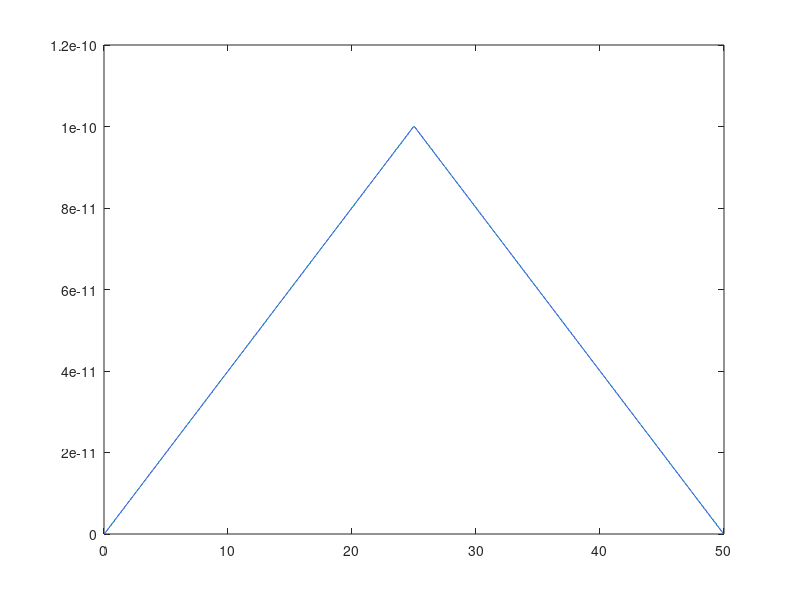

This figure's MATLAB source:
% It script creates a triangule wave as steps that increases progessive
clear all;clc;close all;
resol = 500; % Resolution
t_hold = 100e-3;
T = t_hold*resol;
%T = 7.65; % Signal's period

Imax = 100e-12;
Imin = 0.01e-12;
deltaI = (Imax - Imin)/(resol-1);
samplesPerHold = 100; 
deltat = (T/2)/(samplesPerHold*resol); % T/2 porque es para arriba y para abjao en el mismo periodo
t = 0:deltat:T;
len_t = length(t);

if (rem(len_t,2) ~= 0 )
    t = 0:deltat:T-deltat;
    len_t = length(t);
end

I_ph = zeros(1,len_t);
I = Imin;
i = 0;
while ( i<=len_t)
    
    if ( i < len_t/2)
        
        I_ph(i+1:i+samplesPerHold) = I;
        I = I + deltaI;
        
        
    else
        
        I = I - deltaI;
        I_ph(i+1:i+samplesPerHold) = I;
       
    end
    
    if ( i + samplesPerHold <len_t)
        i = i+samplesPerHold;
    else
        i = len_t + 1;
    end
    
end

nameSignalOutput = 'trianguleWave_ATIS';
signal(:,1) = t';
signal(:,2) = I_ph';

cd('/home/netware/users/jpgironruiz/Desktop/Documents/Cadence_analysis/Simulation_cameras/SIMTEST2/input_SIMTEST2')
dlmwrite(strcat(nameSignalOutput,'.csv'),signal,'delimiter',' ','precision',10,'newline','unix');



plot(t,(I_ph))
